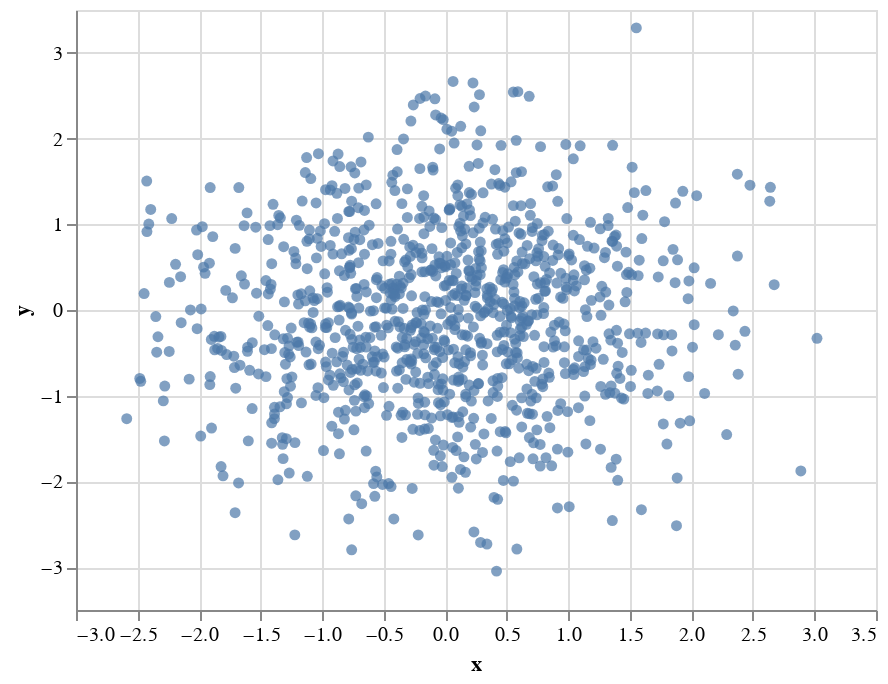

This figure's notebook cell:
### Code cell
import altair as alt

alt.Chart(df).encode(x='x', y='y').mark_circle()

### Figure 1 — Vega-Lite specification as saved in the notebook (floating-point values rounded to 4 significant figures; data arrays with more than 128 entries replaced by an {"elided": "..."} marker saying what was removed)
{"config": {"view": {"continuousWidth": 400, "continuousHeight": 300}}, "data": {"name": "data-40f48835bc235034a46271a8a0c582ae"}, "mark": "circle", "encoding": {"x": {"type": "quantitative", "field": "x"}, "y": {"type": "quantitative", "field": "y"}}, "$schema": "https://vega.github.io/schema/vega-lite/v4.0.2.json", "datasets": {"data-40f48835bc235034a46271a8a0c582ae": {"elided": "1000 records"}}}
